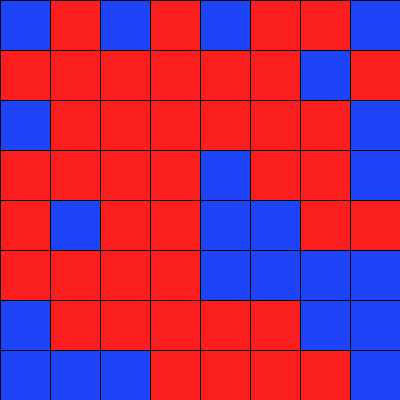
Frame 1 (no input)
Frame 60 (the mouse pressed at the canvas centre just before this capture): identical to frame 1, image omitted
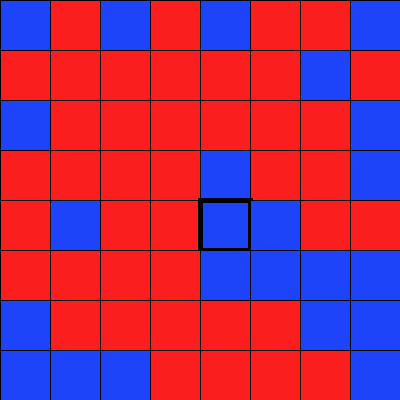
Frame 120 (the mouse held since frame 60 and released just before this capture)

The Processing sketch that drew these frames (run headless with seeded random() and noise(); from frame 60 on, the mouse is pressed at the canvas centre):

// Processing sketch: magicStones02
// ── magicStones02.pde
//寶石方塊,亂數決定寶石 random()會是float, 要再轉成 int
//要如何移動2個相鄰的寶石
int [][] square=new int[8][8];//0,1
color[] c = {#FA1E1E, #1E44FA};
void setup(){
  size(400, 400);
  for(int i=0; i<8; i++){
    for(int j=0; j<8; j++){
      square[i][j]= int(random(2));
    }
  }
}
void draw(){
  for(int i=0; i<8; i++){
    for(int j=0; j<8; j++){
      if(mousePressed && i==moveI && j==moveJ) strokeWeight(5);
      else if(mousePressed && i==moveI2 && j==moveJ2) strokeWeight(5);
      else strokeWeight(1);
      if(square[i][j]==0){
        fill(c[0]); rect( j*50, i*50, 50, 50);
      }else if(square[i][j]==1){
        fill(c[1]); rect( j*50, i*50, 50, 50);
      }
    }
  }
}
int moveI, moveJ, moveI2, moveJ2;
void mousePressed(){
  int j = mouseX/50, i = mouseY/50;
  moveJ = j; moveI=i;
  moveJ2 = j; moveI2=i;
}
void mouseDragged(){
  int j = mouseX/50, i = mouseY/50;
  moveJ2 = j; moveI2=i;
}
void mouseReleased(){
  int j = mouseX/50, i = mouseY/50;
  moveJ2 = j; moveI2=i;
  //只有相鄰的,可以交換
  if( testNeighbor(i, j, moveI, moveJ)==true ){
    int temp=square[i][j];
    square[i][j]=square[moveI][moveJ];
    square[moveI][moveJ]=temp;
  }
}
boolean testNeighbor(int i, int j, int i2, int j2){
  if(i==i2 && j-j2==1) return true;//相鄰
  if(i==i2 && j2-j==1) return true;//相鄰
  if(j==j2 && i-i2==1) return true;//相鄰
  if(j==j2 && i2-i==1) return true;//相鄰
  return false;//不相鄰
}
